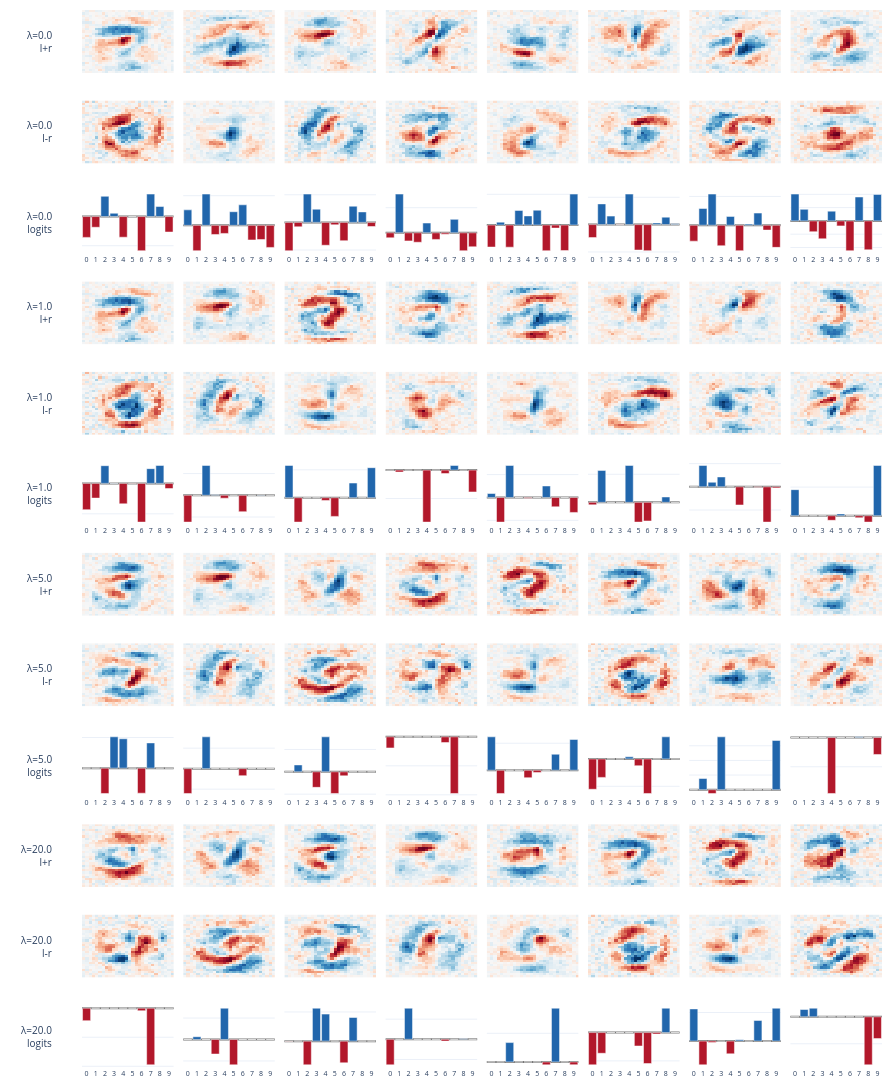

Source (notebook cell):
### Code cell
fig = plot_component_grid(
    d_models,
    [f"λ={lam}" for lam in lams_d],
    n_comp=8,
    height_per_group=360,
)
fig
